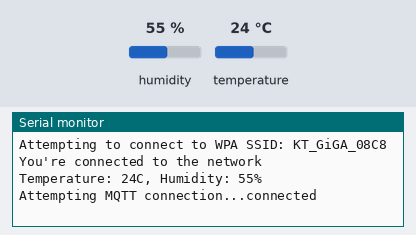
The sketch below on a simulated Arduino Leonardo, built with avr-gcc and run on an emulated ATmega32U4. On the bench: the last lines printed to the serial monitor. The inputs (shaded band) are chosen by the test bench; at power-on: humidity 55 %, temperature 24 °C. WiFi joins after 1.5 s; servers stay silent unless stated; no MQTT or app messages arrive unless stated.

Above: at 2.7 s.
2.8 s: humidity set to 22 %
At 5.4 s:
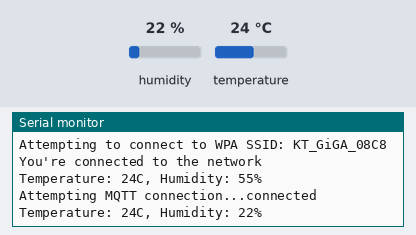
5.6 s: temperature set to 12 °C
At 7.1 s:
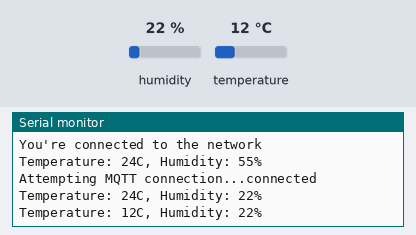
8.4 s: humidity set to 40 %
At 9.5 s:
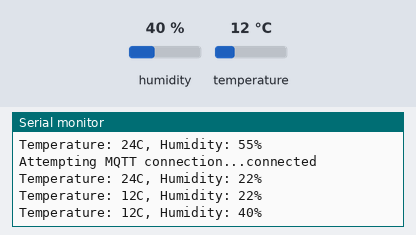
Timing chart, 0 to 11.4 s (numbered marks = the images above; inputs shaded):
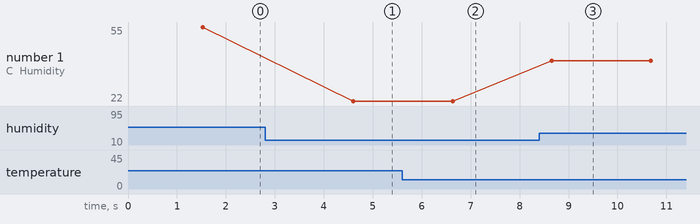

Measured:
- after the input at 2.8 s, the serial monitor: prints a new line after 1.8 s (image 1)
- after the input at 5.6 s, the serial monitor: prints a new line after 1.0 s (image 2)
- after the input at 8.4 s, the serial monitor: prints a new line after 0.26 s (image 3)
- plotted number 1: 55 → 22 after the input at 2.8 s, 22 → 40 after the input at 8.4 s

The sketch:

MQTT_Publisher_Leonardo_ESP01.ino
```cpp
#include <SoftwareSerial.h>
#include <WiFiEsp.h>
#include <WiFiEspClient.h>
#include <WiFiEspUdp.h>
#include <PubSubClient.h> //https://pubsubclient.knolleary.net/api
#include <stdlib.h>
#include <Wire.h>
#include <DHT.h>

#define DHTPIN 2
#define DHTTYPE    DHT11

char temperatureString[5];
char humidityString[5];

IPAddress server(172, 30, 1, 28);  //your mqtt server adress

char ssid[] = "KT_GiGA_08C8";           // your network SSID (name)
char pass[] = "cf05zc0562";           // your network password
int status = WL_IDLE_STATUS;   // the Wifi radio's status
DHT dht(DHTPIN, DHTTYPE);

WiFiEspClient esp8266Client;
PubSubClient client(esp8266Client);
//SoftwareSerial esp8266(10, 11); // RX, TX to ESP-01

void setup(){
  Serial.begin(9600);
  Serial1.begin(9600);  //software serial to ESP8266
  WiFi.init(&Serial1); //ESP8266 wifi
  client.setKeepAlive(40);
  dht.begin();     //DHT11 sensor
  // check for the presence of the shield
    if (WiFi.status() == WL_NO_SHIELD) {
        Serial.println("WiFi shield not present");
    // don't continue
    while (true);
    }
  // attempt to connect to WiFi network
    while ( status != WL_CONNECTED) {
       Serial.print("Attempting to connect to WPA SSID: ");
       Serial.println(ssid);
    // Connect to WPA/WPA2 network
    status = WiFi.begin(ssid, pass);
    }
  // you're connected now, so print out the data
    Serial.println("You're connected to the network");
  //connect to MQTT server
    client.setServer(server,1883);
    //client.setCallback(callback);
    /*--내코드 username과 password때문에 connect함수 호출 --*.
     *
    내코드 삽입 후 다시 삭제. loop()에 connect 멤버함수가 있어서 거기서 처리하는 것으로 함*/
    /* client.connect("FromArduinoLeonardo1", "farmmain5g", "eerrtt"); */
}

void loop(){
  int temperature = dht.readTemperature();
  int humidity = dht.readHumidity();

  //내 코드 첨가
  client.loop();
  dtostrf(temperature,3,0,temperatureString);
  dtostrf(humidity,3,0,humidityString);
  Serial.print("Temperature: ");
  Serial.print(temperature);
  Serial.print("C, Humidity: ");
  Serial.print(humidity);
  Serial.println("%");

  // mqtt out
  while (!client.connected()) {
    Serial.print("Attempting MQTT connection...");
    client.connect("FromArduinoLeonardo1", "farmmain5g", "eerrtt");
    Serial.println("connected");
    delay (1000);
  }
  client.publish("temperature",temperatureString);
  delay (1000);
  client.publish("humidity",humidityString);
  delay (1000);
}
```
